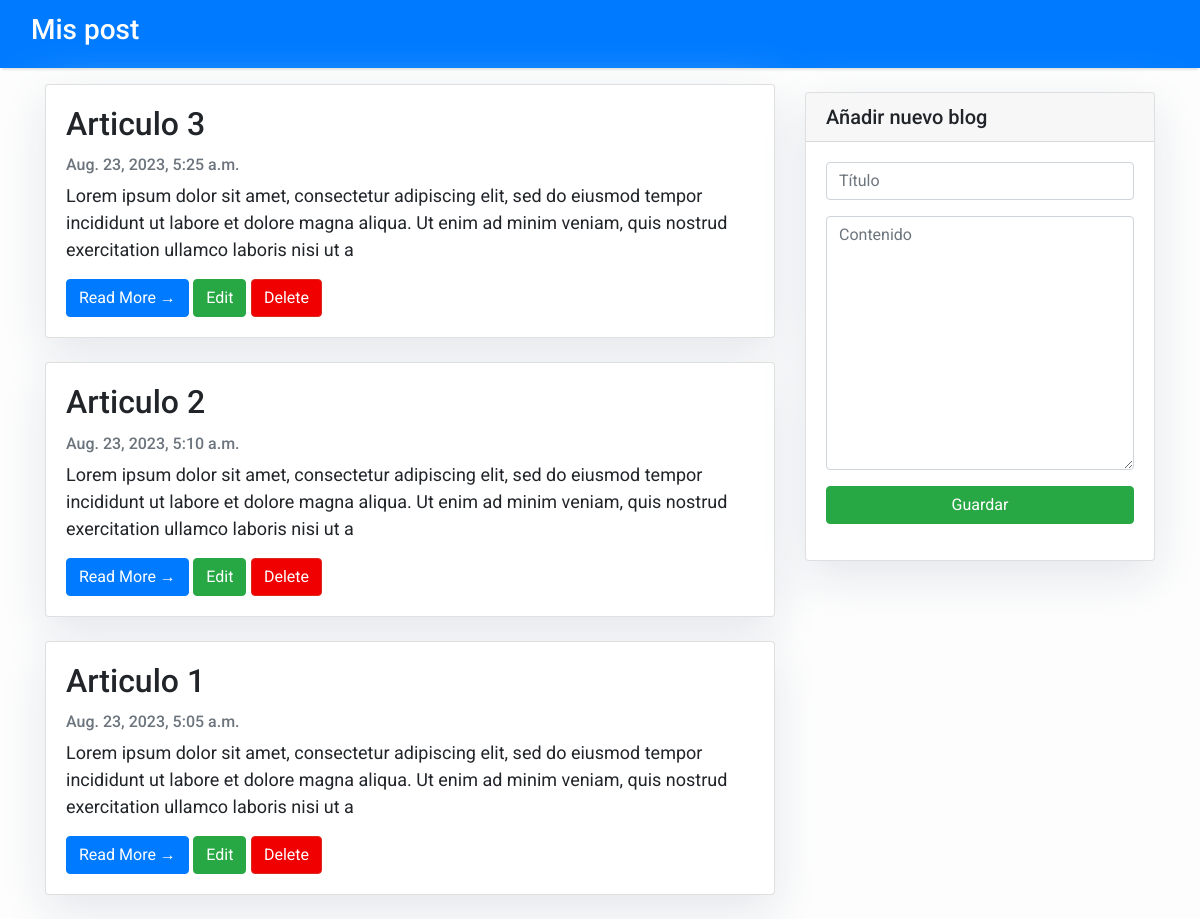
The page / on the database its author committed.
### blog/models.py (models this page shows, shortened)
class Post(models.Model):
    title = models.CharField(max_length=200, unique=True)
    slug = models.SlugField(max_length=200, unique=True)
    content = models.TextField()
    created_on = models.DateTimeField(auto_now_add=True)
    updated_on = models.DateTimeField(auto_now= True)
    class Meta:
        ordering = ['-created_on']

### blog/views.py (the view)
# urls.py: path('', views.home),
def home(request):
    postListados = Post.objects.all()
    return render(request, "index.html", {"post": postListados})

### templates/index.html (shortened to what this page needs)
{% extends "base.html" %}
{% block content %}
<div class="container">
    <div class="row">
        <div class="col-md-8 mt-3 left">
            {% for c in post %}
            <div class="card mb-4">
                <div class="card-body">
                    <h2 class="card-title">{{ c.title }}</h2>
                    <p class="card-text text-muted h6"> {{ c.created_on}} </p>
                    <p class="card-text">{{c.content|slice:":200" }}</p>
                    <a href="verPost/{{c.slug}}" class="btn btn-primary">Read More &rarr;</a>
                    <a href="edicionPost/{{c.slug}}" class="btn btn-success">Edit</a>
                    <a href="eliminarPost/{{c.slug}}" class="btn btn-danger">Delete</a>
                </div>
            </div>
            {% endfor %}
        </div>
        {% block add %} {% include 'add.html' %} {% endblock add %}
    </div>
</div>
{%endblock%}

### templates/base.html (shortened to what this page needs)
<!DOCTYPE html>
<html>
<head>
    <link rel="stylesheet" href="https://maxcdn.bootstrapcdn.com/bootstrap/4.0.0/css/bootstrap.min.css"
 />
</head>
<body>
    <nav class="navbar navbar-expand-lg navbar-dark bg-primary shadow" id="mainNav">
        <div class="container-fluid">
            <a class="navbar-brand text-white" href="/"><h3>Mis post</h3></a>
        </div>
    </nav>
    {% block content %}{% endblock content %}
</body>
</html>

### templates/add.html (shortened to what this page needs)
{% block add %}
<div class="col-md-4 float-right ">
    <div class="card my-4">
        <h5 class="card-header">Añadir nuevo blog</h5>
        <div class="card-body">
            <form action="/registrarPost/" method="POST">{% csrf_token %}
                <div class="form-group">
                    <input type="text" id="txtTitle" name="txtTitle" class="form-control" placeholder="Título"
                        maxlength="200" required>
                </div>
                <div class="form-group">
                    <textarea id="txtContent" name="txtContent" class="form-control" rows="10" placeholder="Contenido"
                        required></textarea>
                </div>
                <div class="form-group">
                    <button type="submit" class="btn btn-success btn-block text-white">Guardar</button>
                </div>
            </form>
        </div>
    </div>
</div>
{% endblock add %}

### templates/base.html (style rules this page uses)
.navbar { background-color: #3398E1; }
body { font-family: "Roboto", sans-serif; font-size: 17px; background-color: #fdfdfd; }
.shadow { box-shadow: 0 4px 2px -2px rgba(0, 0, 0, 0.1); }
.btn-danger { color: #fff; background-color: #f00000; border-color: #dc281e; }

### templates/index.html (style rules this page uses)
body { font-family: "Roboto", sans-serif; font-size: 18px; background-color: #fdfdfd; }
.card { box-shadow: 0 16px 48px #E3E7EB; }

### templates/add.html (style rules this page uses)
.card { box-shadow: 0 16px 48px #E3E7EB; }

### rows shown on the page
Post: title "Articulo 3", created_on "Aug. 23, 2023, 5:25 a.m.", content "Lorem ipsum dolor sit amet, consectetur adipiscing elit, sed do eiusmod tempor incididunt ut labore et dolore magna aliqua. Ut enim ad minim veniam, quis nostrud exercitation ullamco laboris nisi ut a"
Post: title "Articulo 2", created_on "Aug. 23, 2023, 5:10 a.m.", content "Lorem ipsum dolor sit amet, consectetur adipiscing elit, sed do eiusmod tempor incididunt ut labore et dolore magna aliqua. Ut enim ad minim veniam, quis nostrud exercitation ullamco laboris nisi ut a"
Post: title "Articulo 1", created_on "Aug. 23, 2023, 5:05 a.m.", content "Lorem ipsum dolor sit amet, consectetur adipiscing elit, sed do eiusmod tempor incididunt ut labore et dolore magna aliqua. Ut enim ad minim veniam, quis nostrud exercitation ullamco laboris nisi ut a"
